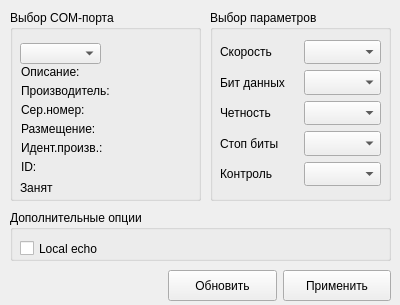
<?xml version="1.0" encoding="UTF-8"?>
<ui version="4.0">
 <class>SettingsPortDialog</class>
 <widget class="QWidget" name="SettingsPortDialog">
  <property name="geometry">
   <rect>
    <x>0</x>
    <y>0</y>
    <width>400</width>
    <height>305</height>
   </rect>
  </property>
  <property name="sizePolicy">
   <sizepolicy hsizetype="Expanding" vsizetype="Expanding">
    <horstretch>0</horstretch>
    <verstretch>0</verstretch>
   </sizepolicy>
  </property>
  <property name="minimumSize">
   <size>
    <width>400</width>
    <height>305</height>
   </size>
  </property>
  <property name="maximumSize">
   <size>
    <width>400</width>
    <height>305</height>
   </size>
  </property>
  <property name="windowTitle">
   <string>Настройка COM-порта</string>
  </property>
  <property name="windowIcon">
   <iconset resource="../../resource.qrc">
    <normaloff>:/icons/settings.png</normaloff>:/icons/settings.png</iconset>
  </property>
  <widget class="QGroupBox" name="selectBox">
   <property name="geometry">
    <rect>
     <x>10</x>
     <y>10</y>
     <width>191</width>
     <height>191</height>
    </rect>
   </property>
   <property name="sizePolicy">
    <sizepolicy hsizetype="Expanding" vsizetype="Expanding">
     <horstretch>0</horstretch>
     <verstretch>0</verstretch>
    </sizepolicy>
   </property>
   <property name="title">
    <string>Выбор COM-порта</string>
   </property>
   <widget class="QLabel" name="descriptionLabel">
    <property name="geometry">
     <rect>
      <x>11</x>
      <y>54</y>
      <width>161</width>
      <height>16</height>
     </rect>
    </property>
    <property name="maximumSize">
     <size>
      <width>171</width>
      <height>16777215</height>
     </size>
    </property>
    <property name="text">
     <string>Описание:</string>
    </property>
   </widget>
   <widget class="QLabel" name="manufacturerLabel">
    <property name="geometry">
     <rect>
      <x>11</x>
      <y>73</y>
      <width>161</width>
      <height>16</height>
     </rect>
    </property>
    <property name="maximumSize">
     <size>
      <width>181</width>
      <height>16777215</height>
     </size>
    </property>
    <property name="text">
     <string>Производитель:</string>
    </property>
   </widget>
   <widget class="QLabel" name="serialNumberLabel">
    <property name="geometry">
     <rect>
      <x>11</x>
      <y>92</y>
      <width>161</width>
      <height>16</height>
     </rect>
    </property>
    <property name="maximumSize">
     <size>
      <width>171</width>
      <height>16777215</height>
     </size>
    </property>
    <property name="text">
     <string>Сер.номер:</string>
    </property>
   </widget>
   <widget class="QLabel" name="locationLabel">
    <property name="geometry">
     <rect>
      <x>11</x>
      <y>111</y>
      <width>161</width>
      <height>16</height>
     </rect>
    </property>
    <property name="maximumSize">
     <size>
      <width>171</width>
      <height>16777215</height>
     </size>
    </property>
    <property name="text">
     <string>Размещение:</string>
    </property>
   </widget>
   <widget class="QLabel" name="vidLabel">
    <property name="geometry">
     <rect>
      <x>11</x>
      <y>130</y>
      <width>131</width>
      <height>16</height>
     </rect>
    </property>
    <property name="sizePolicy">
     <sizepolicy hsizetype="Preferred" vsizetype="Preferred">
      <horstretch>0</horstretch>
      <verstretch>0</verstretch>
     </sizepolicy>
    </property>
    <property name="maximumSize">
     <size>
      <width>131</width>
      <height>16</height>
     </size>
    </property>
    <property name="text">
     <string>Идент.произв.:</string>
    </property>
   </widget>
   <widget class="QLabel" name="pidLabel">
    <property name="geometry">
     <rect>
      <x>11</x>
      <y>149</y>
      <width>151</width>
      <height>16</height>
     </rect>
    </property>
    <property name="maximumSize">
     <size>
      <width>171</width>
      <height>16777215</height>
     </size>
    </property>
    <property name="text">
     <string>ID:</string>
    </property>
   </widget>
   <widget class="QComboBox" name="serialPortInfoBox">
    <property name="geometry">
     <rect>
      <x>10</x>
      <y>33</y>
      <width>81</width>
      <height>21</height>
     </rect>
    </property>
    <property name="sizePolicy">
     <sizepolicy hsizetype="Preferred" vsizetype="Fixed">
      <horstretch>0</horstretch>
      <verstretch>0</verstretch>
     </sizepolicy>
    </property>
    <property name="minimumSize">
     <size>
      <width>69</width>
      <height>0</height>
     </size>
    </property>
    <property name="autoFillBackground">
     <bool>true</bool>
    </property>
   </widget>
   <widget class="QLabel" name="busyLabel">
    <property name="geometry">
     <rect>
      <x>10</x>
      <y>170</y>
      <width>151</width>
      <height>16</height>
     </rect>
    </property>
    <property name="text">
     <string>Занят</string>
    </property>
   </widget>
  </widget>
  <widget class="QGroupBox" name="parametersBox">
   <property name="geometry">
    <rect>
     <x>210</x>
     <y>10</y>
     <width>181</width>
     <height>191</height>
    </rect>
   </property>
   <property name="sizePolicy">
    <sizepolicy hsizetype="Expanding" vsizetype="Expanding">
     <horstretch>0</horstretch>
     <verstretch>0</verstretch>
    </sizepolicy>
   </property>
   <property name="title">
    <string>Выбор параметров</string>
   </property>
   <widget class="QWidget" name="layoutWidget">
    <property name="geometry">
     <rect>
      <x>10</x>
      <y>30</y>
      <width>161</width>
      <height>146</height>
     </rect>
    </property>
    <layout class="QVBoxLayout" name="verticalLayout_2">
     <item>
      <layout class="QHBoxLayout" name="horizontalLayout">
       <item>
        <widget class="QLabel" name="baudRateLabel">
         <property name="sizePolicy">
          <sizepolicy hsizetype="Minimum" vsizetype="Preferred">
           <horstretch>0</horstretch>
           <verstretch>0</verstretch>
          </sizepolicy>
         </property>
         <property name="text">
          <string>Скорость</string>
         </property>
        </widget>
       </item>
       <item>
        <widget class="QComboBox" name="baudRateBox">
         <property name="sizePolicy">
          <sizepolicy hsizetype="Preferred" vsizetype="Preferred">
           <horstretch>0</horstretch>
           <verstretch>0</verstretch>
          </sizepolicy>
         </property>
         <property name="autoFillBackground">
          <bool>true</bool>
         </property>
        </widget>
       </item>
      </layout>
     </item>
     <item>
      <layout class="QHBoxLayout" name="horizontalLayout_2">
       <item>
        <widget class="QLabel" name="dataBitsLabel">
         <property name="text">
          <string>Бит данных</string>
         </property>
        </widget>
       </item>
       <item>
        <widget class="QComboBox" name="dataBitsBox">
         <property name="sizePolicy">
          <sizepolicy hsizetype="Preferred" vsizetype="Preferred">
           <horstretch>0</horstretch>
           <verstretch>0</verstretch>
          </sizepolicy>
         </property>
         <property name="autoFillBackground">
          <bool>true</bool>
         </property>
        </widget>
       </item>
      </layout>
     </item>
     <item>
      <layout class="QHBoxLayout" name="horizontalLayout_3">
       <item>
        <widget class="QLabel" name="parityLabel">
         <property name="text">
          <string>Четность</string>
         </property>
        </widget>
       </item>
       <item>
        <widget class="QComboBox" name="parityBox">
         <property name="sizePolicy">
          <sizepolicy hsizetype="Preferred" vsizetype="Preferred">
           <horstretch>0</horstretch>
           <verstretch>0</verstretch>
          </sizepolicy>
         </property>
         <property name="autoFillBackground">
          <bool>true</bool>
         </property>
        </widget>
       </item>
      </layout>
     </item>
     <item>
      <layout class="QHBoxLayout" name="horizontalLayout_4">
       <item>
        <widget class="QLabel" name="stopBitsLabel">
         <property name="text">
          <string>Стоп биты</string>
         </property>
        </widget>
       </item>
       <item>
        <widget class="QComboBox" name="stopBitsBox">
         <property name="sizePolicy">
          <sizepolicy hsizetype="Preferred" vsizetype="Preferred">
           <horstretch>0</horstretch>
           <verstretch>0</verstretch>
          </sizepolicy>
         </property>
         <property name="autoFillBackground">
          <bool>true</bool>
         </property>
        </widget>
       </item>
      </layout>
     </item>
     <item>
      <layout class="QHBoxLayout" name="horizontalLayout_5">
       <item>
        <widget class="QLabel" name="flowControlLabel">
         <property name="text">
          <string>Контроль</string>
         </property>
        </widget>
       </item>
       <item>
        <widget class="QComboBox" name="flowControlBox">
         <property name="sizePolicy">
          <sizepolicy hsizetype="Preferred" vsizetype="Preferred">
           <horstretch>0</horstretch>
           <verstretch>0</verstretch>
          </sizepolicy>
         </property>
         <property name="autoFillBackground">
          <bool>true</bool>
         </property>
        </widget>
       </item>
      </layout>
     </item>
    </layout>
   </widget>
  </widget>
  <widget class="QGroupBox" name="additionalOptionsGroupBox">
   <property name="geometry">
    <rect>
     <x>10</x>
     <y>210</y>
     <width>381</width>
     <height>51</height>
    </rect>
   </property>
   <property name="sizePolicy">
    <sizepolicy hsizetype="Expanding" vsizetype="Expanding">
     <horstretch>0</horstretch>
     <verstretch>0</verstretch>
    </sizepolicy>
   </property>
   <property name="title">
    <string>Дополнительные опции</string>
   </property>
   <widget class="QCheckBox" name="localEchoCheckBox">
    <property name="geometry">
     <rect>
      <x>10</x>
      <y>30</y>
      <width>81</width>
      <height>17</height>
     </rect>
    </property>
    <property name="text">
     <string>Local echo</string>
    </property>
   </widget>
  </widget>
  <widget class="QWidget" name="horizontalLayoutWidget">
   <property name="geometry">
    <rect>
     <x>10</x>
     <y>270</y>
     <width>381</width>
     <height>31</height>
    </rect>
   </property>
   <layout class="QHBoxLayout" name="horizontalLayout_6">
    <item>
     <spacer name="horizontalSpacer">
      <property name="orientation">
       <enum>Qt::Horizontal</enum>
      </property>
      <property name="sizeHint" stdset="0">
       <size>
        <width>158</width>
        <height>20</height>
       </size>
      </property>
     </spacer>
    </item>
    <item>
     <widget class="QPushButton" name="updateInfoButton">
      <property name="sizePolicy">
       <sizepolicy hsizetype="Expanding" vsizetype="Preferred">
        <horstretch>0</horstretch>
        <verstretch>0</verstretch>
       </sizepolicy>
      </property>
      <property name="text">
       <string>Обновить</string>
      </property>
      <property name="autoDefault">
       <bool>true</bool>
      </property>
     </widget>
    </item>
    <item>
     <widget class="QPushButton" name="applyButton">
      <property name="sizePolicy">
       <sizepolicy hsizetype="Expanding" vsizetype="Preferred">
        <horstretch>0</horstretch>
        <verstretch>0</verstretch>
       </sizepolicy>
      </property>
      <property name="text">
       <string>Применить</string>
      </property>
      <property name="autoDefault">
       <bool>true</bool>
      </property>
     </widget>
    </item>
   </layout>
  </widget>
 </widget>
 <tabstops>
  <tabstop>serialPortInfoBox</tabstop>
  <tabstop>baudRateBox</tabstop>
  <tabstop>dataBitsBox</tabstop>
  <tabstop>parityBox</tabstop>
  <tabstop>stopBitsBox</tabstop>
  <tabstop>flowControlBox</tabstop>
  <tabstop>applyButton</tabstop>
  <tabstop>updateInfoButton</tabstop>
  <tabstop>localEchoCheckBox</tabstop>
 </tabstops>
 <resources>
  <include location="../../resource.qrc"/>
 </resources>
 <connections/>
</ui>
